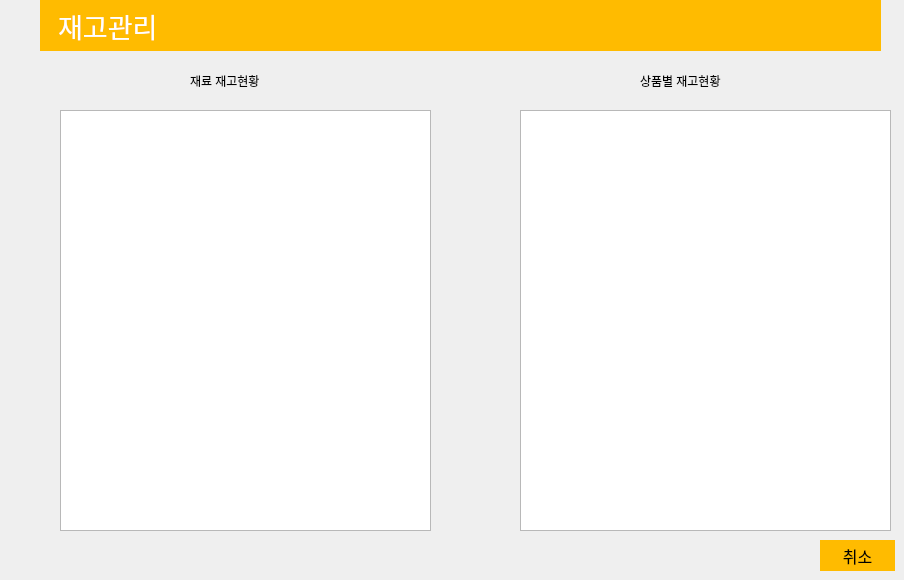
   <widget class="QWidget" name="page_5">
    <widget class="QTableWidget" name="inventorylist">
     <property name="geometry">
      <rect>
       <x>60</x>
       <y>110</y>
       <width>371</width>
       <height>421</height>
      </rect>
     </property>
    </widget>
    <widget class="QPushButton" name="back_button">
     <property name="geometry">
      <rect>
       <x>820</x>
       <y>540</y>
       <width>75</width>
       <height>31</height>
      </rect>
     </property>
     <property name="font">
      <font>
       <family>경기천년바탕 Bold</family>
       <pointsize>12</pointsize>
      </font>
     </property>
     <property name="styleSheet">
      <string notr="true">background-color:rgb(255,187,0);
border-style: solid;
</string>
     </property>
     <property name="text">
      <string>취소</string>
     </property>
    </widget>
    <widget class="QLabel" name="label_35">
     <property name="geometry">
      <rect>
       <x>40</x>
       <y>0</y>
       <width>841</width>
       <height>51</height>
      </rect>
     </property>
     <property name="font">
      <font>
       <family>경기천년바탕 Bold</family>
       <pointsize>20</pointsize>
      </font>
     </property>
     <property name="styleSheet">
      <string notr="true">background-color:rgb(255,187,0);
color:white;
</string>
     </property>
     <property name="text">
      <string>   재고관리</string>
     </property>
    </widget>
    <widget class="QTableWidget" name="inventorylist_2">
     <property name="geometry">
      <rect>
       <x>520</x>
       <y>110</y>
       <width>371</width>
       <height>421</height>
      </rect>
     </property>
    </widget>
    <widget class="QLabel" name="label_18">
     <property name="geometry">
      <rect>
       <x>190</x>
       <y>60</y>
       <width>111</width>
       <height>41</height>
      </rect>
     </property>
     <property name="text">
      <string>재료 재고현황</string>
     </property>
    </widget>
    <widget class="QLabel" name="label_19">
     <property name="geometry">
      <rect>
       <x>640</x>
       <y>60</y>
       <width>121</width>
       <height>41</height>
      </rect>
     </property>
     <property name="text">
      <string>상품별 재고현황</string>
     </property>
    </widget>
   </widget>
